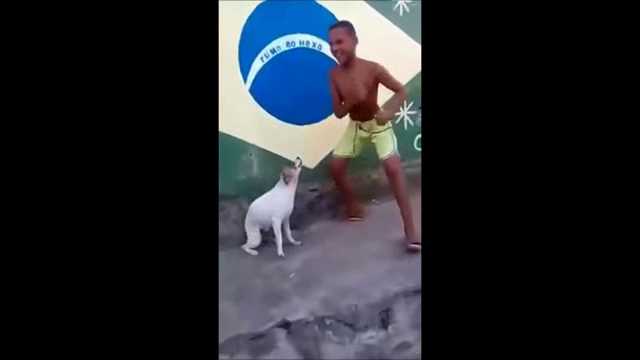
#> input picture frame 45 of tests/skVideo/output_video.avi, 640 x 360 px, given in place of dance.webm, which was not available
$ python main.py
#> lines starting #> are read from the running program, lines starting #| are printed output that depends on the picture
import cv2
import glob
import numpy as np
import os
import skimage

# Image Specification (rows and column are the size, depth is the number of frames that will be stacked upon each other)
img_rows, img_cols, img_depth = 28, 28, 15

# Takes in a video capture through folder
cap = cv2.VideoCapture('C:/Users/Sean McHale/Pictures/Camera Roll/dance.webm')
print(cap.isOpened())
print("\t Number of Frames: ", cap.get(7))
print("\t Width: ", cap.get(3))
print("\t Height: ", cap.get(4))
fourcc = cv2.VideoWriter_fourcc(*'XVID')
out = cv2.VideoWriter("output_video.avi", fourcc, 20.0, (640, 360))
print(out.isOpened())


while cap.isOpened():
    ret, frame = cap.read()
#> frame is the input picture: shape (360, 640, 3); mean B, G, R 42.6, 37.7, 35.5
    frame = cv2.resize(frame, (img_rows, img_cols), interpolation=cv2.INTER_AREA)
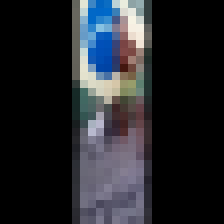
#> frame: shape (28, 28, 3) (shown 8 times larger); mean B, G, R 42.6, 37.7, 35.5
    out.write(frame)
    cv2.imshow('frame', frame)
    if cv2.waitKey(1) & 0xFF == ord('q'):
#> (key q is pressed here)
        break

cap.release()
cv2.destroyAllWindows()

cv2.waitKey(0)

$ run again, starting later in the video
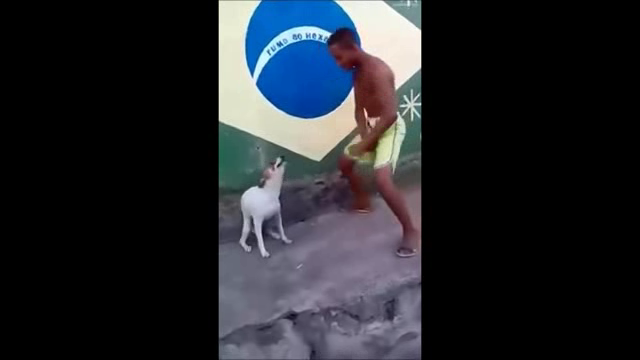
#> input picture frame 202 of tests/skVideo/output_video.avi, 640 x 360 px, given in place of dance.webm, which was not available
#> frame is the input picture: shape (360, 640, 3); mean B, G, R 42.6, 37.4, 35.2
#> `frame = cv2.resize(frame, (img_rows, img_cols), interpolation=cv2.INTE..`:
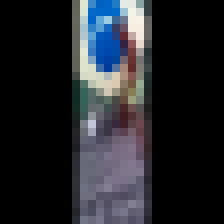
#> frame: shape (28, 28, 3) (shown 8 times larger); mean B, G, R 42.6, 37.4, 35.2

$ run again, starting later in the video
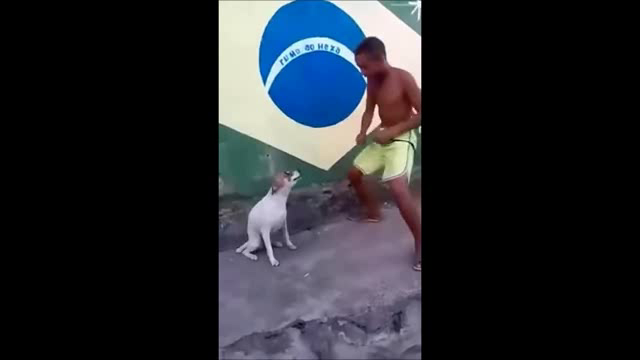
#> input picture frame 360 of tests/skVideo/output_video.avi, 640 x 360 px, given in place of dance.webm, which was not available
#> frame is the input picture: shape (360, 640, 3); mean B, G, R 43.7, 38.3, 36.1
#> `frame = cv2.resize(frame, (img_rows, img_cols), interpolation=cv2.INTE..`:
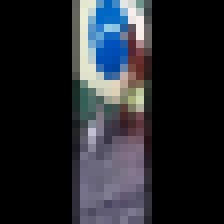
#> frame: shape (28, 28, 3) (shown 8 times larger); mean B, G, R 43.7, 38.3, 36.1
